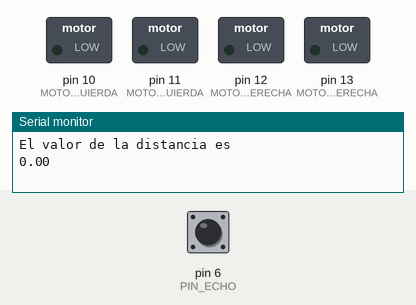
Simulated run of this sketch. Board: Arduino Uno, built with avr-gcc and run on an emulated ATmega328P. Parts: switched loads named in the sketch (green lamp = pin HIGH), the last lines printed to the serial monitor. Inputs (shaded band) come from the test bench; at power-on: pin 6 (PIN_ECHO) LOW. Pins used as bus, display or sensor lines are not drawn.

Above: at 1.2 s.
1.3 s: pin 6 (PIN_ECHO) pulsed HIGH 2 times (0.12 s each, 0.3 s apart)
At 2.5 s:
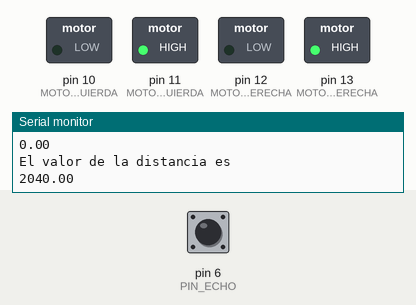
At 4.0 s:
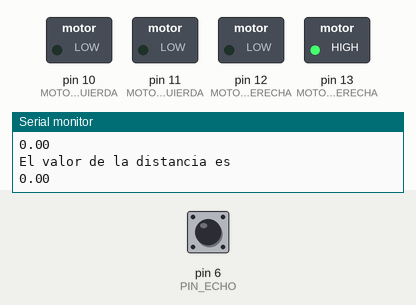
Timing chart, 0 to 5.5 s (numbered marks = the images above; inputs shaded):
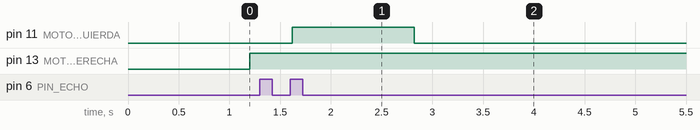

Measured:
- after the input at 1.3 s, pin 11 (MOTOR_DETRAS_IZQUIERDA): LOW → HIGH after 0.32 s, → LOW 1.2 s later

The sketch:

codigoizquierda.ino
```cpp
const int MOTOR_DETRAS_DERECHA = 13;  // Pin digital 13 para controlar sentido giro motor izquierdo
const int MOTOR_DELANTE_DERECHA = 12;  // Pin digital 12 para controlar sentido giro motor izquierdo

// Definición de variables y constantes relacionadas con el motor derecho
const int MOTOR_DETRAS_IZQUIERDA = 11;  // Pin digital 11 para controlar sentido giro motor izquierdo
const int MOTOR_DELANTE_IZQUIERDA = 10;  // Pin digital 10 para controlar sentido giro motor izquierdo

// Este programa usará el sensor de ultrasonidos HCSR04
// para medir la distancia a la que se encuentran
// diferentes obstáculos en centímetros y mostrarlo por el puerto serie.
const int PIN_TRIGGER = 7;
const int PIN_ECHO = 6;
const int CENTIMETROS = 50;
long TIEMPO;  // Almacena el tiempo de respuesta del sensor de entrada
float DISTANCIA;  // Almacena la distancia en cm a la que se encuentra el objeto

// Función que se ejecuta una sola vez al cargar el programa
void setup()
{
  // Se declaran todos los pines como salidas
  pinMode (MOTOR_DETRAS_DERECHA, OUTPUT);
  pinMode (MOTOR_DELANTE_DERECHA, OUTPUT);
  pinMode (MOTOR_DETRAS_IZQUIERDA, OUTPUT);
  pinMode (MOTOR_DELANTE_IZQUIERDA, OUTPUT);

  pinMode(PIN_TRIGGER,OUTPUT); // El emisor emite por lo que es configurado como salida
  pinMode(PIN_ECHO,INPUT);   // El receptor recibe por lo que es configurado como entrada
  Serial.begin(9600); // Inicia el puerto de comunicaciones en serie
}
// Función que se repite de manera periódica
void loop()
{
  SENSOR_ULTRASONICO();
  // Si el valor de la distancia es menor que 5 cm se para y sigue recto en caso contrario
  if(DISTANCIA>CENTIMETROS)
  {

    ROBOT_DELANTE();
  }
  else
  {
    ROBOT_DERECHA ();
  }
}
/*
 Función SENSOR_ULTRASONICO: para medir la longitud del pulso entrante.
 Mide el tiempo que transcurrido entre el envío del pulso ultrasónico
 y cuando el sensor recibe el rebote,
 es decir: desde que el pin echo empieza a recibir el rebote, HIGH,
 hasta que deja de hacerlo, LOW, la longitud del pulso entrante.
*/
void SENSOR_ULTRASONICO()
{
    // Se inicializa el sensor de infrasonidos
    digitalWrite(PIN_TRIGGER,LOW);  // Para estabilizar
    delayMicroseconds(10);

    // Comenzamos las mediciones
    // Se envía una señal activando la salida trigger durante 10 microsegundos
    digitalWrite(PIN_TRIGGER, HIGH);  // envío del pulso ultrasónico
    delayMicroseconds(10);
    TIEMPO=pulseIn(PIN_ECHO, HIGH);
    DISTANCIA= int(0.017*TIEMPO); // Fórmula para calcular la distancia en cm
    Serial.println("El valor de la distancia es ");
    Serial.println(DISTANCIA);
    delay(200);
}
/*
  Función ROBOT_DELANTE: esta función hará que ambos motores se activen a máxima potencia
  por lo que el robot avanzará hacia delante
*/
void ROBOT_DELANTE()
{
  // Motor izquierdo
  // Al mantener un pin HIGH y el otro LOW el motor gira en un sentido
  digitalWrite (MOTOR_DETRAS_DERECHA, HIGH);
  digitalWrite (MOTOR_DELANTE_DERECHA, LOW);
  // Motor derecho
  // Al mantener un pin HIGH y el otro LOW el motor gira en un sentido
  digitalWrite (MOTOR_DETRAS_IZQUIERDA, HIGH);
  digitalWrite (MOTOR_DELANTE_IZQUIERDA, LOW);
}
/*
  Función ROBOT_ATRAS: esta función hará que ambos motores se activen a máxima potencia
  en sentido contrario al anterior por lo que el robot avanzará hacia atrás
*/
void ROBOT_ATRAS()
{
  // Motor izquierdo
  // Al mantener un pin LOW y el otro HIGH el motor gira en sentido contrario al anterior
  digitalWrite (MOTOR_DETRAS_DERECHA, LOW);
  digitalWrite (MOTOR_DELANTE_DERECHA, HIGH);
  // Motor derecho
  // Al mantener un pin LOW y el otro HIGH el motor gira en sentido contrario al anterior
  digitalWrite (MOTOR_DETRAS_IZQUIERDA, LOW);
  digitalWrite (MOTOR_DELANTE_IZQUIERDA, HIGH);
}
/*
  Función ROBOT_DERECHA: esta función acccionará el motor izquierdo y parará el derecho
  por lo que el coche girará hacia la derecha (sentido horario)
*/
void ROBOT_DERECHA()
{
  //  Motor izquierdo
  // Se activa el motor izquierdo
  digitalWrite (MOTOR_DETRAS_DERECHA, HIGH);
  digitalWrite (MOTOR_DELANTE_DERECHA, LOW);
  // Motor derecho
  // Se para el motor derecho
  digitalWrite (MOTOR_DETRAS_IZQUIERDA, LOW);
  digitalWrite (MOTOR_DELANTE_IZQUIERDA, LOW);
}
/*
  Función ROBOT_IZQUIERDA: esta función acccionará el motor derecho y parará el izquierdo
  por lo que el coche girará hacia la izquierda (sentido antihorario)
*/
void ROBOT_IZQUIERDA ()
{
   //  Motor izquierdo
  // Se para el motor izquierdo
  digitalWrite (MOTOR_DETRAS_DERECHA, LOW);
  digitalWrite (MOTOR_DELANTE_DERECHA, LOW);
  // Motor derecho
  // Se activa el motor derecho
  digitalWrite (MOTOR_DETRAS_IZQUIERDA, HIGH);
  digitalWrite (MOTOR_DELANTE_IZQUIERDA, LOW);
}
/*
  Función ROBOT_QUIETO: esta función parará ambos motores
  por lo que el robot se parará.
*/
void ROBOT_QUIETO()
{
  // Motor izquierdo
  // Se para el motor izquierdo
  digitalWrite (MOTOR_DETRAS_DERECHA, LOW);
  digitalWrite (MOTOR_DELANTE_DERECHA, LOW);
  // Motor derecho
  // Se para el motor derecho
  digitalWrite (MOTOR_DETRAS_IZQUIERDA, LOW);
  digitalWrite (MOTOR_DELANTE_IZQUIERDA, LOW);
}
```
